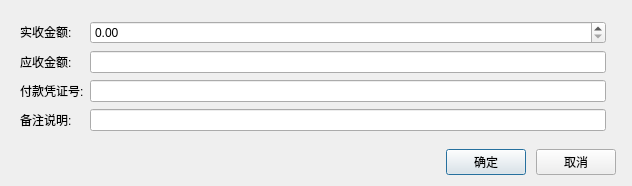
<?xml version="1.0" encoding="UTF-8"?>
<ui version="4.0">
 <class>bank_card</class>
 <widget class="QDialog" name="bank_card">
  <property name="geometry">
   <rect>
    <x>0</x>
    <y>0</y>
    <width>632</width>
    <height>186</height>
   </rect>
  </property>
  <property name="windowTitle">
   <string>Dialog</string>
  </property>
  <layout class="QGridLayout" name="gridLayout">
   <item row="0" column="0">
    <widget class="QFrame" name="frame">
     <property name="outer_stylesheet" stdset="0">
      <string>frame_detail_show</string>
     </property>
     <layout class="QGridLayout" name="gridLayout_2">
      <item row="3" column="0">
       <widget class="QLabel" name="label_5">
        <property name="sizePolicy">
         <sizepolicy hsizetype="Fixed" vsizetype="Fixed">
          <horstretch>0</horstretch>
          <verstretch>0</verstretch>
         </sizepolicy>
        </property>
        <property name="text">
         <string>备注说明:</string>
        </property>
       </widget>
      </item>
      <item row="3" column="1">
       <widget class="QLineEdit" name="lineEdit_vch_memo"/>
      </item>
      <item row="2" column="0">
       <widget class="QLabel" name="label_3">
        <property name="sizePolicy">
         <sizepolicy hsizetype="Fixed" vsizetype="Fixed">
          <horstretch>0</horstretch>
          <verstretch>0</verstretch>
         </sizepolicy>
        </property>
        <property name="text">
         <string>付款凭证号:</string>
        </property>
       </widget>
      </item>
      <item row="0" column="2" rowspan="4">
       <widget class="lds_key3x4" name="widget" native="true"/>
      </item>
      <item row="2" column="1">
       <widget class="QLineEdit" name="lineEdit_2"/>
      </item>
      <item row="0" column="0">
       <widget class="QLabel" name="label_9">
        <property name="sizePolicy">
         <sizepolicy hsizetype="Fixed" vsizetype="Fixed">
          <horstretch>0</horstretch>
          <verstretch>0</verstretch>
         </sizepolicy>
        </property>
        <property name="text">
         <string>实收金额:</string>
        </property>
       </widget>
      </item>
      <item row="1" column="0">
       <widget class="QLabel" name="label_4">
        <property name="sizePolicy">
         <sizepolicy hsizetype="Fixed" vsizetype="Fixed">
          <horstretch>0</horstretch>
          <verstretch>0</verstretch>
         </sizepolicy>
        </property>
        <property name="text">
         <string>应收金额:</string>
        </property>
       </widget>
      </item>
      <item row="1" column="1">
       <widget class="lds_doublespinbox_lineedit" name="lineEdit_3"/>
      </item>
      <item row="0" column="1">
       <widget class="lds_doublespinbox" name="lineEdit_8"/>
      </item>
     </layout>
    </widget>
   </item>
   <item row="1" column="0">
    <layout class="QHBoxLayout" name="horizontalLayout">
     <property name="spacing">
      <number>10</number>
     </property>
     <property name="leftMargin">
      <number>5</number>
     </property>
     <property name="rightMargin">
      <number>5</number>
     </property>
     <item>
      <spacer name="horizontalSpacer">
       <property name="orientation">
        <enum>Qt::Horizontal</enum>
       </property>
       <property name="sizeHint" stdset="0">
        <size>
         <width>40</width>
         <height>20</height>
        </size>
       </property>
      </spacer>
     </item>
     <item>
      <widget class="lds_toolbar_button" name="pushButton_4">
       <property name="text">
        <string>确定</string>
       </property>
       <property name="outer_stylesheet" stdset="0">
        <string>pushbutton</string>
       </property>
      </widget>
     </item>
     <item>
      <widget class="lds_toolbar_button" name="pushButton_5">
       <property name="text">
        <string>取消</string>
       </property>
       <property name="outer_stylesheet" stdset="0">
        <string>pushbutton</string>
       </property>
      </widget>
     </item>
    </layout>
   </item>
  </layout>
 </widget>
 <customwidgets>
  <customwidget>
   <class>lds_toolbar_button</class>
   <extends>QPushButton</extends>
   <header>lds_toolbar_button.h</header>
  </customwidget>
  <customwidget>
   <class>lds_doublespinbox</class>
   <extends>QDoubleSpinBox</extends>
   <header>lds_doublespinbox.h</header>
  </customwidget>
  <customwidget>
   <class>lds_key3x4</class>
   <extends>QWidget</extends>
   <header>lds_key3x4.h</header>
   <container>1</container>
  </customwidget>
  <customwidget>
   <class>lds_doublespinbox_lineedit</class>
   <extends>QLineEdit</extends>
   <header>lds_doublespinbox_lineedit.h</header>
  </customwidget>
 </customwidgets>
 <tabstops>
  <tabstop>lineEdit_2</tabstop>
 </tabstops>
 <resources/>
 <connections/>
</ui>
